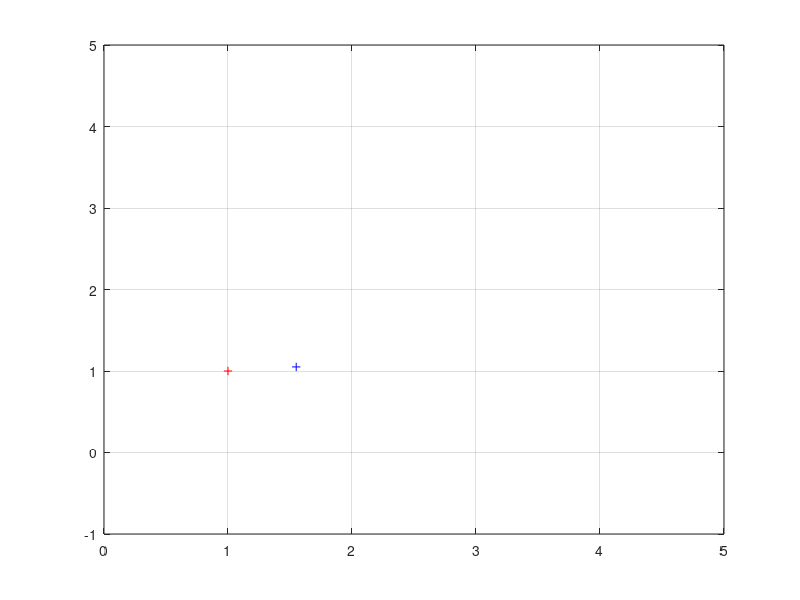

This figure's MATLAB source:
clear all;
close all;

A = [1 0.5 ; 0 1];
M = A' * A;

vect1 = [1 1]';
vect2 = [2 0]';
vect3 = [2 1]';

dv1 = vect1 ' * vect1
dv2 = vect2 ' * vect2
dv3 = vect3 ' * vect3

dvM1 = vect1 ' * M * vect1
dvM2 = vect2 ' * M * vect2
dvM3 = vect3 ' * M * vect3


%plot([vect1 vect2 vect3](1,:), [vect1 vect2 vect3](2,:), "r+");
plot([vect1](1,:), [vect1](2,:), "r+");
hold on;

quiver(0, 0, 0, 0, 0);

vectT1 = A*vect1+0.05;
vectT2 = A*vect2+0.05;
vectT3 = A*vect3+0.05;

plot(vectT1(1,:), vectT1(2,:), "b+");
axis([0 5 -1 5]);
grid

